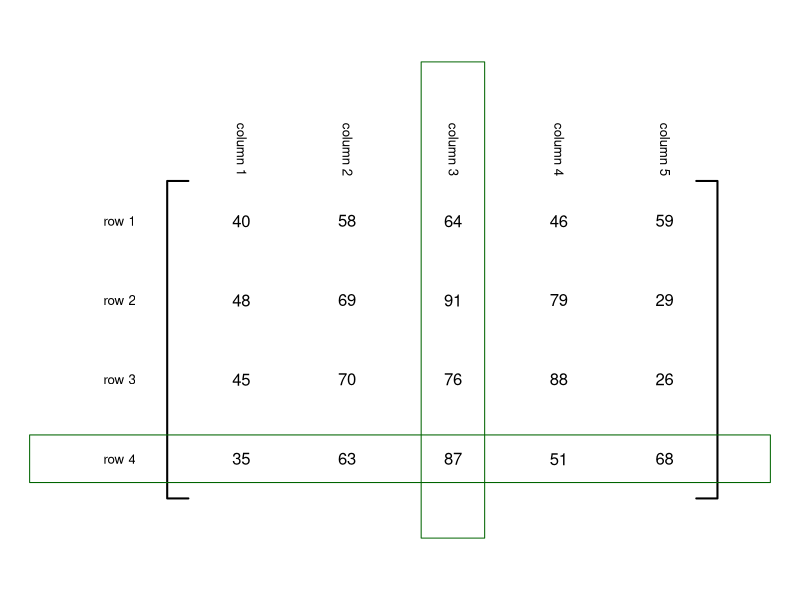

Write R code to recreate this figure.
## ---- chunk 1
matpr = function(A){
  pra = "\\begin{bmatrix}\n"
  for(i in 1:dim(A)[1]){
    pra = paste0(pra,paste0(A[i,],collapse=" & "))
    if(i<dim(A)[1]){pra = paste0(pra,"\\\\\n")} else {pra = paste0(pra,"\n")}
  }
  pra = paste0(pra,"\\end{bmatrix}")
  return(pra)
}

A = sample(11:99,20)
A = matrix(A,nrow=4)
ij = sample(1:4,2)
i = ij[1]
j = ij[2]


## ---- chunk 2
par(mar=c(0,0,0,0))
plot(0,0,"n",xlim=c(-1,6),ylim=c(-0.5,6.5),axes=F,ann=F)
for(ii in 1:4){
    for(jj in 1:5){
        text(jj,5-ii,A[ii,jj])
    }
}
lines(c(0.5,0.3,0.3,0.5),c(4.5,4.5,0.5,0.5),lwd=2)
lines(c(5.3,5.5,5.5,5.3),c(4.5,4.5,0.5,0.5),lwd=2)
for(ii in 1:4){
    text(0,5-ii,paste0("row ",ii),adj=1,cex=0.8)
}
for(jj in 1:5){
    text(jj,4.5,paste0("column ",jj),adj=1.1,srt=-90,cex=0.8)
}
polygon(c(-1,6,6,-1),5-c(i-0.3,i-0.3,i+0.3,i+0.3),border="darkgreen")
polygon(c(j-0.3,j-0.3,j+0.3,j+0.3),c(0,6,6,0),border="darkgreen")
